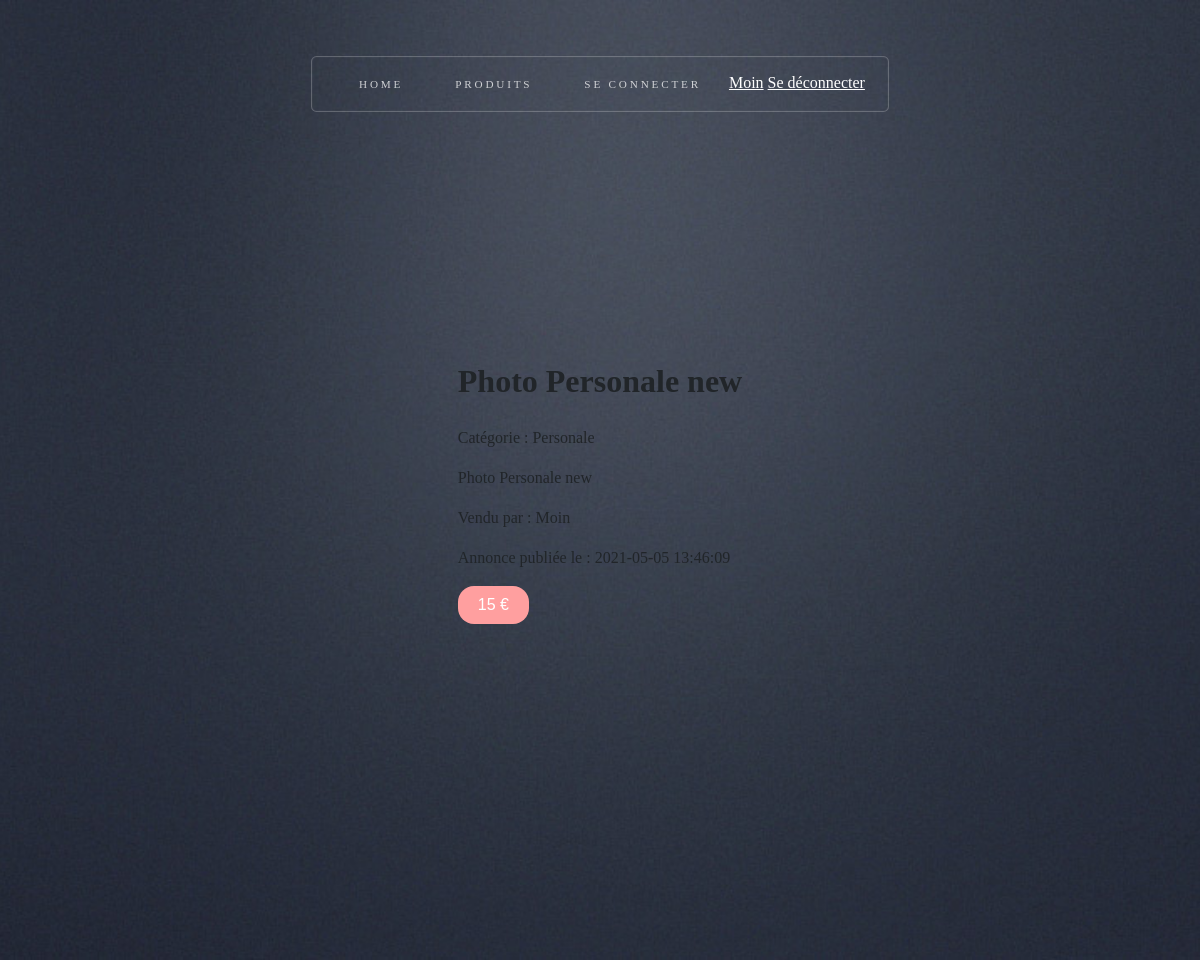
/product.php?id=6 (signed in), run on the app's committed database.
### tables this page shows
CREATE TABLE IF NOT EXISTS `products` (
  `products_id` int(11) NOT NULL AUTO_INCREMENT,
  `products_name` varchar(255) NOT NULL,
  `products_description` text NOT NULL,
  `products_price` int(11) NOT NULL,
  `created_at` datetime NOT NULL DEFAULT current_timestamp(),
  `author` int(11) NOT NULL,
  `category` int(11) NOT NULL,
  PRIMARY KEY (`products_id`),
  KEY `author_user` (`author`)
);

CREATE TABLE IF NOT EXISTS `categories` (
  `categories_id` int(11) NOT NULL,
  `categories_name` varchar(255) NOT NULL
);

CREATE TABLE IF NOT EXISTS `users` (
  `id` int(11) NOT NULL AUTO_INCREMENT,
  `username` varchar(255) NOT NULL,
  `email` varchar(255) NOT NULL,
  `password` varchar(16383) NOT NULL,
  `role` varchar(255) NOT NULL DEFAULT 'ROLE_USER',
  PRIMARY KEY (`id`),
  UNIQUE KEY `username` (`username`),
  UNIQUE KEY `email` (`email`)
);

### product.php (the view)
<?php require 'inc/header.php'; ?>
<?php
$id = $_GET['id'];
$sqlProduct = "SELECT p.*, u.username, c.categories_name FROM products AS p LEFT JOIN users AS u ON p.author = u.id LEFT JOIN categories AS c ON p.category = c.categories_id WHERE p.products_id = {$id} ";
$product = $connect->query($sqlProduct)->fetch(PDO::FETCH_ASSOC);
?>
<main class="px-3">
    <div class="row">
        <div class="col-12">
            <h1><?php echo $product['products_name']; ?>
            </h1>
            <p>Catégorie : <?php echo $product['categories_name']; ?>
            </p>
            <p><?php echo $product['products_description']; ?>
            </p>
            <p>Vendu par : <?php echo $product['username']; ?>
            </p>
            <p>Annonce publiée le : <?php echo $product['created_at']; ?>
            </p>
            <button class="btn btn-danger"><?php echo $product['products_price']; ?> € </button>
        </div>
    </div>
</main>

### assets/css/style.css (style rules this page uses)
html { box-sizing: border-box; }
.btn { background-color: #ff9f9f; border: none; color: white; padding: 10px 20px; text-align: center; text-decoration: none; display: inline-block; font-size: 16px; border-radius:1rem; cursor: pointer; }

### data on the page
products: products_name "Photo Personale new", categories.categories_name "Personale", products_description "Photo Personale new", author.username "Moin", created_at "2021-05-05 13:46:09", products_price "15"

### other printed values
$_SESSION['username'] "Moin"
